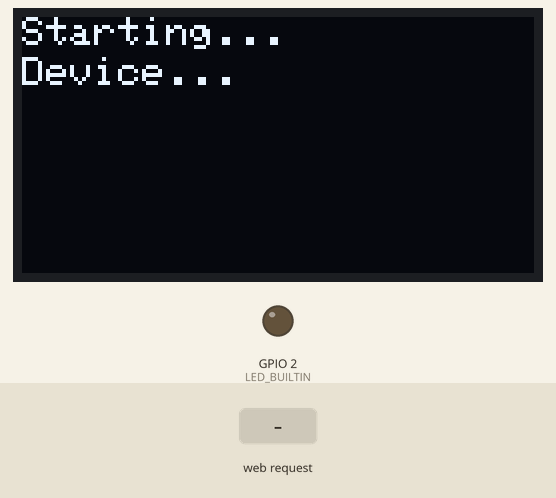
This program was run on a simulated ESP8266 (NodeMCU). On the bench: 128×64 one-colour display, output pins drawn as LEDs (lit = HIGH, except the on-board LED, lit = LOW). The inputs (shaded band) are chosen by the test bench. WiFi joins after 1.5 s; servers stay silent unless stated; the display library's start-up logo is not drawn; a WiFi scan finds three made-up networks; what the program prints to the serial monitor is not drawn.

Above: at 5.2 s.
At 14.8 s:
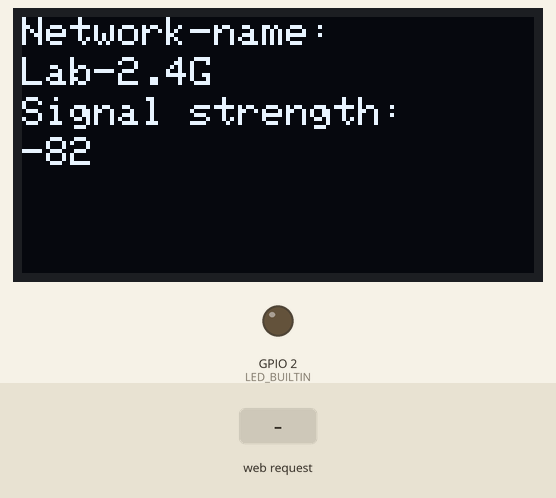
14.9 s: HTTP request GET /scan2 received
At 17.7 s:
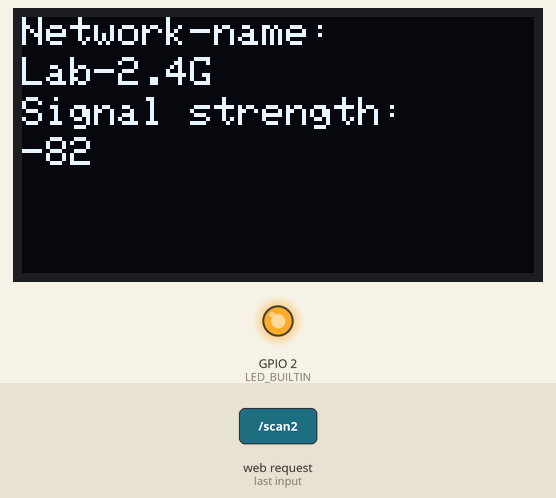
17.9 s: HTTP request GET / received
19.4 s: HTTP request GET /main received
At 28.7 s:
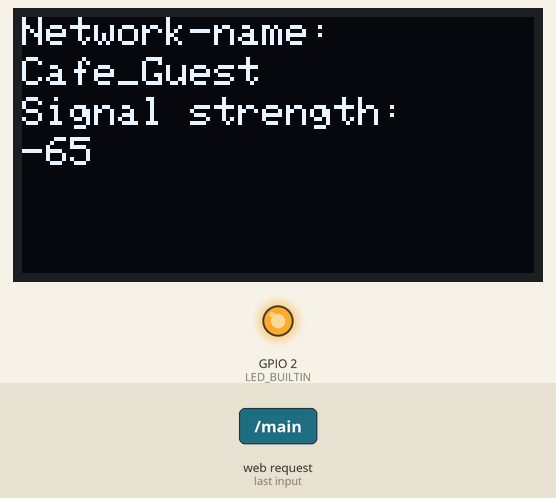
Timing chart, 0 to 36.0 s (numbered marks = the images above; inputs shaded):
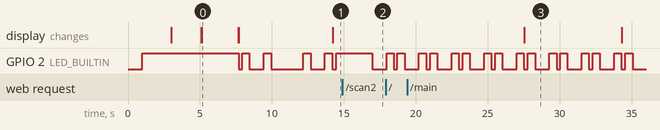

Measured:
- by itself, GPIO 2 (LED_BUILTIN): repeats every 2.3 s: LOW 0.28 s, HIGH 0.50 s, LOW 1.0 s, HIGH 0.50 s
- what the display in image 0 shows lasts 2.6 s, from 5.1 s to 7.7 s

The program:

main.cpp
```cpp
#include <Arduino.h>
#include <ESP8266WiFi.h>
#include <ESPAsyncTCP.h>
#include <ESPAsyncWebServer.h>
#include <SPI.h>
#include <Wire.h>
#include <Adafruit_GFX.h>
#include <Adafruit_SSD1306.h>
#include <ArduinoJson.h>
#include <AsyncElegantOTA.h>

#define SCREEN_WIDTH 128
#define SCREEN_HEIGHT 64
#define OLED_RESET     -1
#define SCREEN_ADDR 0x3C

Adafruit_SSD1306 display(SCREEN_WIDTH, SCREEN_HEIGHT, &Wire, OLED_RESET);

const char* ssid = "BlackLeakz-Station";
const char* password = "1234567890";

int numberOfNetworks;
unsigned long lastAusgabe;
const unsigned long intervall = 5000;


AsyncWebServer server(80);


const char index_html[] PROGMEM = R"rawliteral(
<!DOCTYPE HTML><html>
<head>
  <title>BlackLeakz-OTA-Server& WiFi Scan</title>
  <meta name="viewport" content="width=device-width, initial-scale=1">
  <link rel="icon" href="data:,">
  <style>
     head{
      background-color: #878787;
      color: #00FF9E;
    }
    body{
      background-color: #878787;
      color: #00FF9E;
    }
    html {font-family: Arial; display: inline-block; text-align: center;}
    p {font-size: 3.0rem;}
    body {max-width: 600px; margin:0px auto; padding-bottom: 25px;}
    .switch {position: relative; display: inline-block; width: 120px; height: 68px}
    .switch input {display: none}
    .slider {position: absolute; top: 0; left: 0; right: 0; bottom: 0; background-color: #ccc; border-radius: 6px}
    .slider:before {position: absolute; content: ""; height: 52px; width: 52px; left: 8px; bottom: 8px; background-color: #fff; -webkit-transition: .4s; transition: .4s; border-radius: 3px}
    input:checked+.slider {background-color: #b30000}
    input:checked+.slider:before {-webkit-transform: translateX(52px); -ms-transform: translateX(52px); transform: translateX(52px)}
  </style>
</head>
<body>
  <center><h2>BlackLeakz-OTA-Server&WiFi Scan</h2></center>
  <center><p3>OTA-Update: </p3></center><center><a class=\"button button-on\" href="/update">Update</a></center>
  <center><p3>Scan</p3></center><center><a class=\"button button-on\" href="/scan">Scan</a></center>
  <center><p2>WiFi Scan2: </p2></center><center><a class=\"button button-on\" href="/scan2">Scan</a></center>
  <center><p5>WiFi Info: </p5></center><center><a class=\"button button-on\" href="/api/wifi-info">NFO</a></center>
  <center><h5>Return to BlackLeakz-Repeater Config</h5></center><a class=\"button button-on\" href="/main"<Main</a></center>
  <center><h5>Return to BlackLeakz-Repeater Redirector</h5></center><a class=\"button button-on\" href="/main2"<Main2</a></center>
</body>
</html>
)rawliteral";


const char redirect[] PROGMEM = R"rawliteral(
<!DOCTYPE HTML><html>
<head>
  <title>BlackLeakz-OTA-Server</title>
  <meta name="viewport" content="width=device-width, initial-scale=1">
  <meta http-equiv="Refresh" content="5; url=http://192.168.4.1" />
</html>
)rawliteral";


const char redirectx[] PROGMEM = R"rawliteral(
<!DOCTYPE HTML><html>
<head>
  <title>BlackLeakz-OTA-Server</title>
  <meta name="viewport" content="width=device-width, initial-scale=1">
  <meta http-equiv="Refresh" content="5; url=http://192.168.4.102" />
</html>
)rawliteral";


void setup(void) {
  Serial.begin(115200); // Starts Serial communication with a baudrate of 115200
  Serial.println("ConsoleLog<>> started.");

  pinMode(LED_BUILTIN, OUTPUT);
  digitalWrite(LED_BUILTIN, LOW);
  delay(1000);
  digitalWrite(LED_BUILTIN, HIGH);
  delay(2000);

  if (!display.begin(SSD1306_SWITCHCAPVCC, SCREEN_ADDR)) // Initilaizes the OLED Display
  {
    Serial.println(F("SSD1306 allocation failed"));
    for (;;);
  }
  display.display();
  delay(2000);
  display.clearDisplay();
  display.display();
  display.setTextSize(1);
  display.setTextColor(WHITE);
  display.setCursor(0, 0);
  display.println("Starting...");
  display.display();
  display.setCursor(0,10);
  display.print("Device...");
  display.display();
  delay(1000);


  WiFi.mode(WIFI_STA);
  WiFi.begin(ssid, password);
  Serial.println("");


  // Wait for connection
  int y = 0;
  int c = 0;
  display.clearDisplay();
  while (WiFi.status() != WL_CONNECTED) {
    delay(500);
    Serial.print(".");
    display.setCursor(y,c);
    display.print(".");
    y++;

  }

  Serial.println("");
  Serial.print("ConsoleLog<>> Connected to ");
  Serial.println(ssid);
  Serial.print("ConsoleLog<>> IP address: ");
  Serial.println(WiFi.localIP());

  display.clearDisplay();
  display.setCursor(0,0);
  display.println("IP-ADDR:");
  display.display();
  display.setCursor(0,10);
  display.println(WiFi.localIP());
  display.display();


  server.on("/", HTTP_GET, [](AsyncWebServerRequest *request) {
    Serial.println("\nConsoleLog<>> request root-page.");
    request->send_P(200, "text/html", index_html);
  });

  server.on("/main", HTTP_GET, [](AsyncWebServerRequest *request) {
    Serial.println("\nConsoleLog<>> Redirect  to config-page.");
    request->send_P(200, "text/html", redirect);
  });

  server.on("/main2", HTTP_GET, [](AsyncWebServerRequest *request) {
    Serial.println("\nConsoleLog<>> Redirect  to extended2-page.");
    request->send_P(200, "text/html", redirectx);
  });

  server.on("/api/wifi-info", HTTP_GET, [](AsyncWebServerRequest *request) {
      AsyncResponseStream *response = request->beginResponseStream("application/json");
      DynamicJsonDocument json(1024);
      json["status"] = "ok";
      json["ssid"] = WiFi.SSID();
      json["ip"] = WiFi.localIP().toString();
      serializeJson(json, *response);
      request->send(response);
  });

 server.on("/scan2", HTTP_GET, [](AsyncWebServerRequest *request) {
  String content;

  Serial.println("ConsoleLog<>> scan start");

  int n = WiFi.scanNetworks();

  numberOfNetworks = n;  // für OLED-Anzeige

  Serial.println("ConsoleLog<>> scan done.");
  if (n == 0) {
    Serial.println("ConsoleLog<>> no networks found.");
    content += "ConsoleLog<>> no networks found.";
  } else {
    Serial.println("ConsoleLog<>> ");
    Serial.print(n);
    Serial.println(" networks found");
    content = "<!DOCTYPE html><html lang='en'><meta name='viewport' content='width=device-width, initial-scale=1.0'>";
    content += "<head><title>ESP8266 Configuration Page</title></head>";
    content += "<body>";
    content += "<form method='post'><center><p><button type='submit' formaction='scan'>Scan</button></p>\n<p>";
    content += String("ConsoleLog<>> ") + String(n) + String(" networks found\n");
    content += "</p></center></form>";

    for (int i = 0; i < n; ++i) {
      // Print SSID and RSSI for each network found
      Serial.print(i + 1);

      Serial.print(": ");
      Serial.print(WiFi.SSID(i));
      Serial.print(" (");
      Serial.print(WiFi.RSSI(i));
      Serial.print(")");
      content += String("<p>") + String(i + 1) + String(": ") + String(WiFi.SSID(i)) + String(" (") + String(WiFi.RSSI(i)) + String(")</p>\n") ;
      delay(10);
    }
  }
  Serial.println("");
  content += "</body></html>";
    request->send(200, "text/html", content);
 });

  server.on("/scan", HTTP_GET, [](AsyncWebServerRequest *request) {
    String json = "[";
    int n = WiFi.scanComplete();
    if(n == -2){
    WiFi.scanNetworks(true);
    } else if(n){
    for (int i = 0; i < n; ++i){
      if(i) json += ",";
      json += "{";
      json += "\"rssi\":"+String(WiFi.RSSI(i));
      json += ",\"ssid\":\""+WiFi.SSID(i)+"\"";
      json += ",\"bssid\":\""+WiFi.BSSIDstr(i)+"\"";
      json += ",\"channel\":"+String(WiFi.channel(i));
      json += ",\"secure\":"+String(WiFi.encryptionType(i));
      json += ",\"hidden\":"+String(WiFi.isHidden(i)?"true":"false");
      json += "}";

    }
    WiFi.scanDelete();
    if(WiFi.scanComplete() == -2){
      WiFi.scanNetworks(true);
    }
  }
  json += "]";
  request->send(200, "application/json", json);
  json = String();

});


  server.on("/on", HTTP_GET, [] (AsyncWebServerRequest *request) {
    digitalWrite(LED_BUILTIN, LOW);
    request->send(200, "text/plain", "On");
  });


  AsyncElegantOTA.begin(&server);    // Start ElegantOTA
  server.begin();


  Serial.println("ConsoleLog<>> HTTP server started.");
}

void loop() {

  Serial.println("ConsoleLog<>> Led is blinking now. ");

  digitalWrite(LED_BUILTIN, LOW);
  delay(250);
  digitalWrite(LED_BUILTIN, HIGH);
  delay(500);
  digitalWrite(LED_BUILTIN, LOW);
  delay(1000);
  digitalWrite(LED_BUILTIN, HIGH);
  delay(500);
  digitalWrite(LED_BUILTIN, LOW);


  Serial.println("/nConsoleLog<>> WiFi Scan, print result to oled.");

  if (numberOfNetworks <= 0)
    {
      numberOfNetworks = WiFi.scanNetworks();
      Serial.print(numberOfNetworks);
      Serial.println(F(" gefundene Netzwerke"));
      }
      else if (millis() - lastAusgabe > intervall)
      {
        numberOfNetworks--;
        display.clearDisplay();
        display.setCursor(0, 0);
        display.print("Network-name: ");
        display.setCursor(0, 10);
        display.print(WiFi.SSID(numberOfNetworks));
        display.setCursor(0, 20);
        display.print("Signal strength: ");
        display.setCursor(0, 30);
        display.print(WiFi.RSSI(numberOfNetworks));
        display.display();
        Serial.print("Network name: ");
        Serial.println(WiFi.SSID(numberOfNetworks));
        Serial.print("Signal strength: ");
        Serial.println(WiFi.RSSI(numberOfNetworks));
        Serial.println("-----------------------");
        lastAusgabe = millis();
        }


}
```
